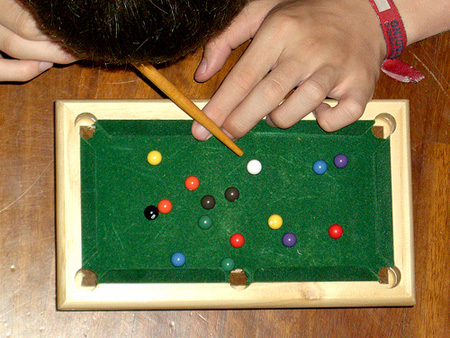
#> input picture Easy Billiards/hi.jpg, 450 x 338 px
$ python test9.py   (Python 2 division)
#> lines starting #> are read from the running program, lines starting #| are printed output that depends on the picture; after the words box and inside, x2 and y2 are one past the last pixel; in counts of white or black regions, pixels touching at a corner belong together
import cv2
import numpy as np

image=cv2.imread("hi.jpg")
#> image is the input picture: shape (338, 450, 3); mean B, G, R 78.9, 118.5, 124.2

image=image[100:310,50:410]#cropping
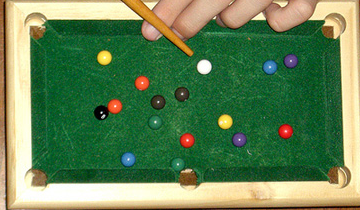
#> image: shape (210, 360, 3); mean B, G, R 85.4, 131.1, 98.5

cv2.imshow('image',image)

l = np.array([0,60,0]) #green range

u = np.array([100,255,110])
maskgreen=cv2.inRange(image,l,u)
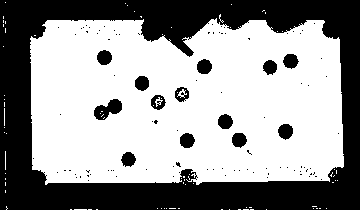
#> maskgreen: shape (210, 360); 59.8% white; 102 black regions (88 under 20 px), largest, box (x1, y1, x2, y2) and area: (0, 0, 360, 210) 27888, (94, 99, 122, 120) 343, (278, 124, 293, 140) 181
kernel = np.ones((5,5),np.uint8)
res1= cv2.morphologyEx(maskgreen, cv2.MORPH_CLOSE, kernel)
#> res1: shape (210, 360); 61.1% white; 13 black regions, largest, box (x1, y1, x2, y2) and area: (0, 0, 360, 210) 27378, (94, 99, 122, 119) 306, (279, 124, 293, 139) 176
maski=cv2.bitwise_and(image, image, mask=cv2.bitwise_not(res1))
lw = np.array([140,140,140]) #white range
uw = np.array([255,255,255])
maskwhite=cv2.inRange(image,lw,uw)
#> maskwhite: shape (210, 360); 23.4% white; 66 white regions (53 under 20 px), largest, box (x1, y1, x2, y2) and area: (8, 1, 360, 207) 15327, (185, 0, 227, 27) 521, (273, 0, 310, 28) 444
maski2=cv2.bitwise_and(image, image, mask=maskwhite)
res2= cv2.morphologyEx(maski2, cv2.MORPH_CLOSE, kernel)
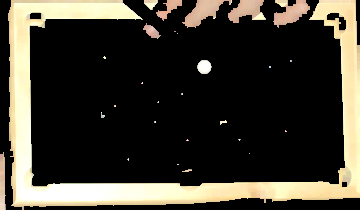
#> res2: shape (210, 360, 3); mean B, G, R 48.3, 58.5, 62.3
cv2.imshow('maskwhite',res2)
cv2.imshow('maski2',maski2)
#mean=cv2.medianBlur(mask,5)
cv2.imshow('maskgreen',res1)
cv2.imshow('maski',maski)
# [10 lines of commented-out code are left out]
res3=cv2.cvtColor(res2,cv2.COLOR_BGR2GRAY)
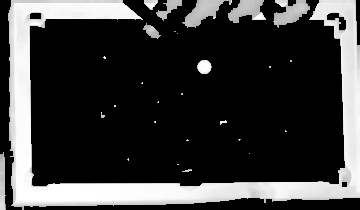
#> res3: shape (210, 360); min 0, max 255, mean 58.5
cv2.imshow('res3',res3)
# #res1= cv2.equalizeHist(res1)
# #ret,thresh=cv2.threshold(res3,100,255,0)
# #contour,hie=cv2.findContours(thresh,cv2.RETR_TREE,cv2.CHAIN_APPROX_SIMPLE)
# #print len(contour)
# #cv2.drawContours(res3,contour,-1,(0,255,0),3)
ret,thresh = cv2.threshold(res3,230,255,cv2.THRESH_BINARY_INV)
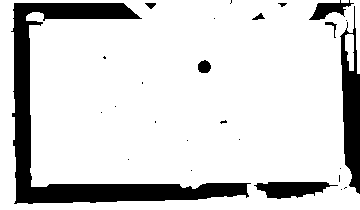
#> thresh: shape (210, 360); 84% white; 26 black regions (17 under 20 px), largest, box (x1, y1, x2, y2) and area: (11, 3, 251, 204) 8251, (340, 6, 360, 194) 2167, (254, 182, 338, 199) 917
cv2.imshow('thresh',cv2.bitwise_not(thresh))
contours, hierarchy = cv2.findContours(thresh,cv2.RETR_TREE,cv2.CHAIN_APPROX_SIMPLE)
#> contours = 30 contours, 20 with area under 20; largest, box (x1, y1, x2, y2) and area: (0, 0, 360, 210) 72037, (10, 2, 252, 205) 8818, (253, 181, 339, 200) 1010, (345, 34, 354, 71) 223, (197, 59, 212, 74) 152
print len(contours)
#| 30
mask = np.zeros(res3.shape,np.uint8)
cv2.imshow('mask',mask)
for h,cnt in enumerate(contours):


     cv2.drawContours(image,[cnt],0,255,-1)
#> this loop made 30 passes
#> cnt on passes 2, 4, 5, 9, 10, 11, 12, 13, 16, 17, 23, 24: [[341, 0], [341, 2], [348, 2], [348, 0]], [[340, 189], [341, 188], [342, 189], [341, 190]], [[343, 188], [344, 187], [345, 188], [344, 189]], [[190, 170], [191, 169], [192, 170], [191, 171]], [[339, 168], [340, 167], [341, 168], [340, 169]], [[127, 159], [128, 158], [129, 159], [128, 160]], [[186, 140], [187, 139], [188, 140], [187, 141]], [[238, 139], [239, 138], [240, 139], [239, 140]], [[100, 112], [101, 111], [102, 112], [101, 113]], [[114, 106], [115, 105], [116, 106], [115, 107]], [[345, 20], [346, 19], [347, 20], [346, 21]], [[213, 18], [214, 17], [215, 18], [214, 19]]
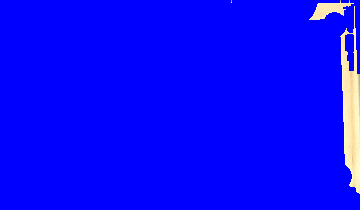
#> image: shape (210, 360, 3); mean B, G, R 252.5, 8, 8.6
     #mean = cv2.mean(image,mask = mask)
cv2.drawContours(image,contours,-1,(0,0,0),3)
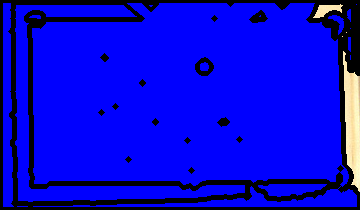
#> image: shape (210, 360, 3); 16.29% of pixels changed, all inside (x1, y1, x2, y2) = (0, 0, 360, 210)
# [6 lines of commented-out code are left out]
cv2.imshow('newimage',image)
cv2.waitKey(0)
